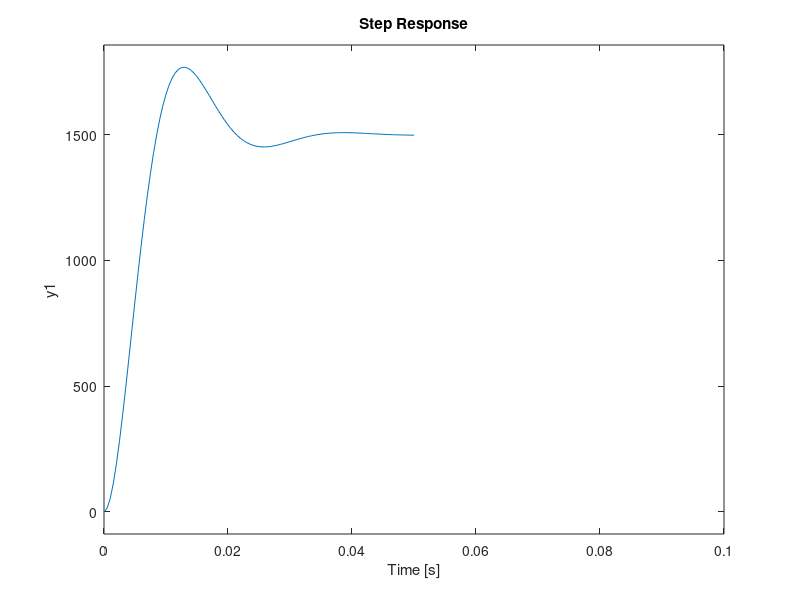

Reproduce this figure in MATLAB.
% 2KW PMDC Motor simulation

clear all;

Po = 1957;    % rated power
Ra = 0.8;     % amature resistance
La = 3e-3;
Jn = 0.00252;   % 전동기 관성 
Bn = 0;
Vrpm_rated = 1313;
Vrn_rated = Vrpm_rated/60*2*pi;
Trated = Po/Vrn_rated;
K = 0.764;
la_rated = Trated/K;
Va_rated = 120;

Ta = La/Ra;  %electrical time constant
Tn = Jn*Ra/(K*K);  %electromechanical time constant

s= tf('s');
Bload = 0;
Jload = 0;

Beq = Bn + Bload;
Jeq = Jn + Jload;

Gm = (K/(Jeq*La))/(s^2 + ((Ra/La)*s + (Beq/Jeq)*s) + ((Ra*Beq)/(Jeq*La) + K*K/(Jeq*La)));
step(Va_rated * Gm * 60/(2*pi));

xlim([0,0.1]);
grid;

